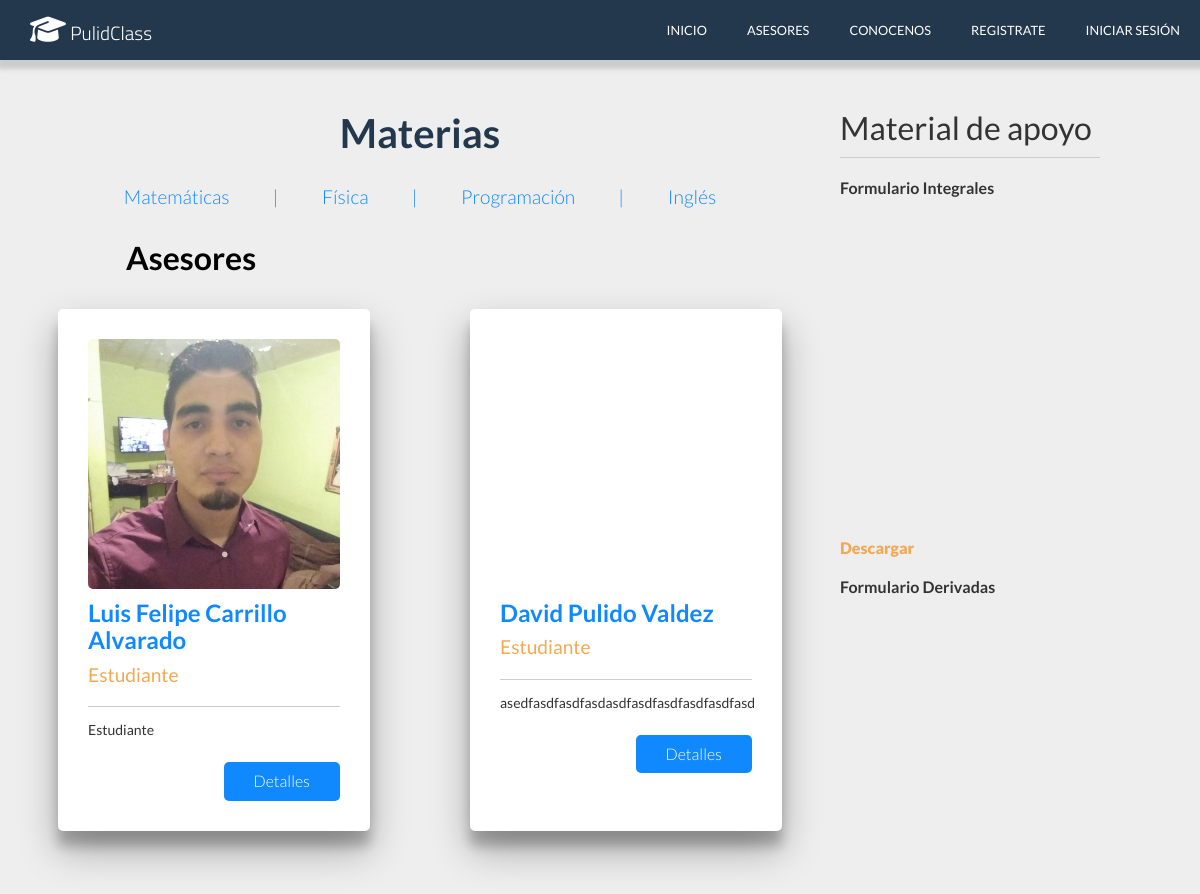
The app's page /asesores.php (upper part), older data.
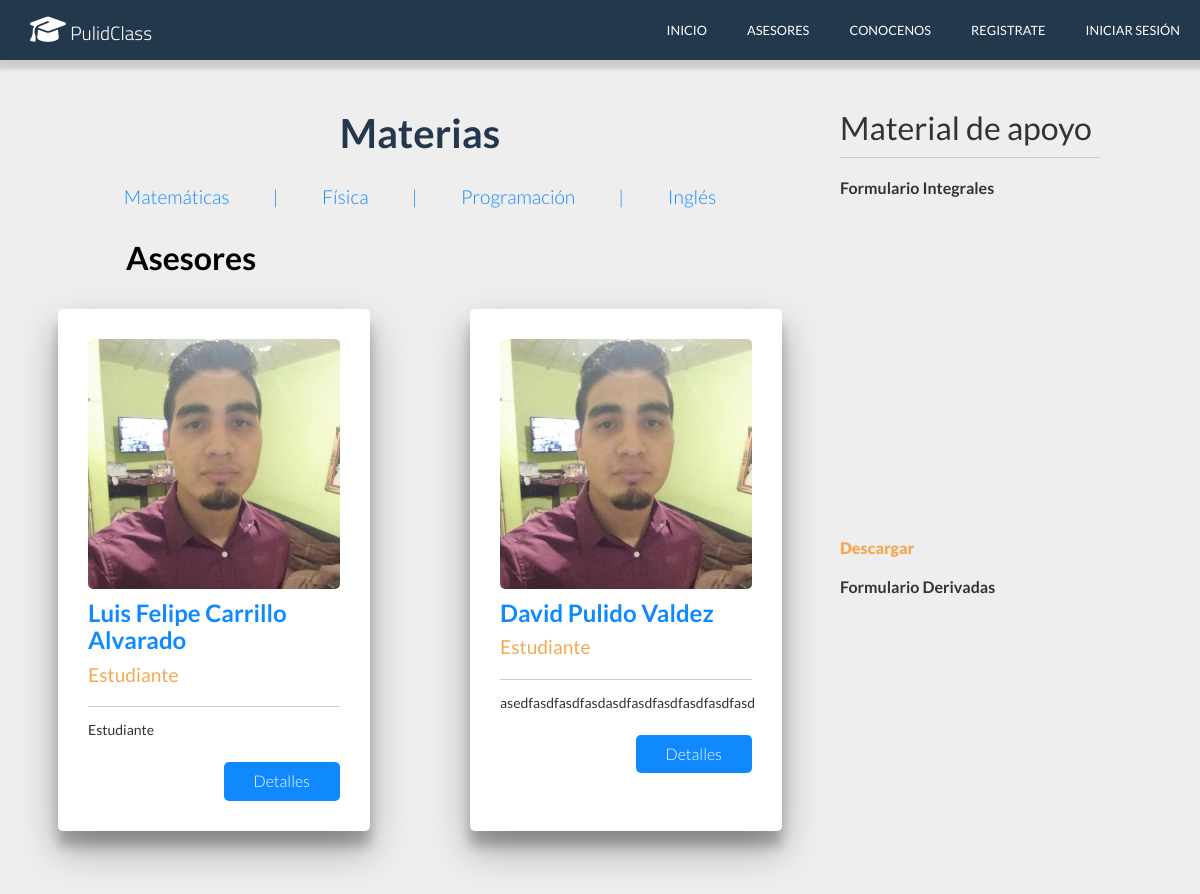
The same page, newer data.
### tables this page shows
CREATE TABLE `asesor` (
  `Id_Asesor` int(11) NOT NULL,
  `Nombre_Usuario` varchar(30) NOT NULL,
  `Edad` int(11) DEFAULT NULL,
  `Grado_Estudios` varchar(40) DEFAULT NULL,
  `Nombres` varchar(50) DEFAULT NULL,
  `A_Paterno` varchar(30) DEFAULT NULL,
  `A_Materno` varchar(30) DEFAULT NULL,
  `Ocupacion` varchar(50) DEFAULT NULL,
  `Materia1` varchar(70) DEFAULT NULL,
  `Materia2` varchar(70) DEFAULT NULL,
  `Materia3` varchar(70) DEFAULT NULL,
  `Descripcion` varchar(250) DEFAULT NULL,
  `Correo` varchar(70) DEFAULT NULL,
  `Telefono` varchar(16) DEFAULT NULL,
  `Foto` text DEFAULT NULL
);

### asesores.php (called while the page is built, shortened)
<?php session_start();
    require('conexion.php');
    $statement = $conexion->prepare('SELECT * FROM Asesor');
    $statement->execute();
    $asesores=$statement->fetchAll();
    require('views/asesores.view.php');
?>

### views/asesores.view.php (the view, shortened to what this page needs)
<!DOCTYPE html>
<html lang="en">
<head>
    <link rel="stylesheet" href="css/normalize.css">
    <link rel="stylesheet" href="css/asesores/estilos.css">
</head>
<body>
    <header>
        <div class="menu">
            <div class="logo">
                <a href="index.php"><h2 class="page-name"><i class="fas fa-graduation-cap"></i> PulidClass</h2></a>
            </div>
            <nav>
                <a href="index.php">Inicio</a>
                <a href="asesores.php">Asesores</a>
                <a href="conocenos.php">Conocenos</a>
                <?php if(isset($_SESSION['cliente'])): ?>
                    <a href="perfil.php">Perfil</a>
                    <a href="logout.php">Cerrar Sesión</a>
                <?php elseif(isset($_SESSION['admin'])): ?>
                    <a href="admin.php">Perfil</a>
                    <a href="logout.php">Cerrar Sesión</a>
                <?php elseif(isset($_SESSION['asesor'])): ?>
                    <a href="asesor.php">Perfil</a>
                    <a href="logout.php">Cerrar Sesión</a>
                <?php else: ?>
                    <a href="register.php">Registrate</a>
                    <a href="login.php">Iniciar Sesión</a>
                <?php endif; ?>
            </nav>
        </div>
    <main>
        <div class="asesores">
            <div class="filtrado">
                <h3 class="titulo">Materias</h3>
                <a href="#">Matemáticas</a>
                <a href="#" class="separador"> | </a>
                <a href="#">Física</a>
                <a href="#" class="separador"> | </a>
                <a href="#">Programación</a>
                <a href="#" class="separador"> | </a>
                <a href="#">Inglés</a>
            </div>
            <div class="grid">
                <div class="titulo">
                    <h3>Asesores</h3>
                </div>
                <?php
                    foreach($asesores as $asesor){
                    $nombre=$asesor['Nombres']." ".$asesor['A_Paterno']." ".$asesor['A_Materno'];
                    $ocupacion=$asesor['Ocupacion'];
                    $descripcion=$asesor['Descripcion'];
                    $foto=$asesor['Foto'];
                ?>
                <div class="asesor">
                    <form enctype="multipart/form-data" action="asesor.php" method="GET">
                        <div class="foto">
                            <img src="<?php echo $foto?>" alt="">
                        </div>
                        <p class="nombre"><?php echo $nombre ?></p>
                        <p class="ocupacion"><?php echo $ocupacion ?></p>
                        <p class="descripcion"><?php echo $descripcion ?></p>
                        <input type="submit" value="Detalles">
                    </form>
                </div>
                <?php
                }
                ?>
            </div>
            <div class="paginacion">
                    <ul>
                    </ul>
            </div>
        </div>
        <div class="recursos">
            <div class="materiales">
                <h3>Material de apoyo</h3>
                <div class="material">
                    <h4 class="titulo">Formulario Integrales</h4>
                    <div class="imagen">
                    </div>
                    <a href="#">Descargar</a>
                </div>
                <div class="material">
                    <h4 class="titulo">Formulario Derivadas</h4>
                    <div class="imagen">
                    </div>
                </div>
            </div>
        </div>
    </main>
</body>
</html>

### css/asesores/estilos.css (style rules this page uses)
header .menu { background: #23374d; color: #fff; display: flex; box-shadow: 3px 3px 5px 6px #ccc; height: 60px; }
header .menu .logo { display: flex; flex-direction: row; flex-wrap: wrap; align-items: center; width: 20%; padding: 10px; }
header .menu .logo a { color: white; text-decoration: none; }
header .menu .logo a h2 { margin: 0 20px; font-family: "Titillium Web", sans-serif; font-size: 1.2em; font-weight: 300; }
header .menu .logo a h2 i { font-size: 1.5em; }
header .menu nav { text-transform: uppercase; width: 80%; display: flex; flex-direction: row; flex-wrap: wrap; align-items: center; justify-content: flex-end; text-align: right; }
header .menu nav a { font-size: 0.8em; margin: 0 20px; text-decoration: none; color: #fff; transition: all 0.3s ease; }
main .asesores { float: left; width: 70%; }
main .asesores .filtrado { text-align: center; }
main .asesores .filtrado .titulo { margin: 0; margin-top: 50px; margin-bottom: 30px; font-size: 2.5em; color: #23374d; }
main .asesores .filtrado a { text-decoration: none; color: #1089ff; font-size: 1.2em; font-weight: 300; margin: 0 20px; }
main .asesores .filtrado .separador { pointer-events: none; cursor: default; }
main .asesores .grid { display: flex; flex-direction: row; flex-wrap: wrap; justify-content: center; }
main .asesores .grid .titulo { width: 100%; margin-left: 15%; }
main .asesores .grid .titulo h3 { font-size: 2em; }
main .asesores .grid .asesor { background: #fff; width: 30%; position: relative; padding: 30px; border-radius: 5px; margin: 0 50px; margin-bottom: 50px; box-shadow: 0 19px 38px rgba(0, 0, 0, 0.3), 0 15px 12px rgba(0, 0, 0, 0.22); }
main .asesores .grid .asesor p { margin: 0; }
main .asesores .grid .asesor .foto { margin: 0 auto; overflow: hidden; border-radius: 5px; height: 250px; }
main .asesores .grid .asesor .foto img { width: 100%; }
main .asesores .grid .asesor .nombre { margin-top: 10px; font-size: 1.5em; font-weight: 700; color: #1089ff; margin-bottom: 10px; }
main .asesores .grid .asesor .ocupacion { font-size: 1.2em; font-weight: 400; color: #f3a953; margin-bottom: 10px; padding-bottom: 20px; border-bottom: 1px solid #ccc; }
main .asesores .grid .asesor .descripcion { font-size: 0.875em; line-height: 1.8em; color: #333; margin-bottom: 20px; }
main .asesores .grid .asesor input[type='submit'] { background: #1089ff; text-decoration: none; padding: 10px 30px; float: right; color: #fff; font-weight: 300; border-radius: 5px; border-style: none; transition: 0.3s all ease; }
main .asesores .paginacion { display: block; text-align: center; }
main .asesores .paginacion ul { display: inline; }
main .recursos { margin-top: 50px; float: left; width: 30%; color: #333; }
main .recursos .materiales h3 { font-size: 2em; margin: 0; margin-right: 100px; padding-bottom: 10px; border-bottom: 1px solid #ccc; font-weight: 400; }
main .recursos .materiales .material .titulo { font-size: 1em; }
main .recursos .materiales .material .imagen { width: 50%; height: 300px; overflow: hidden; }
main .recursos .materiales .material a { display: block; margin-top: 20px; text-decoration: none; font-weight: 900; color: #f3a953; }
body { background: #eeeeee; font-size: 16px; font-family: "Lato", sans-serif; }

Row changes from the older to the newer data that the page shows:
changed asesor "David Pulido Valdez": Foto: picture added
